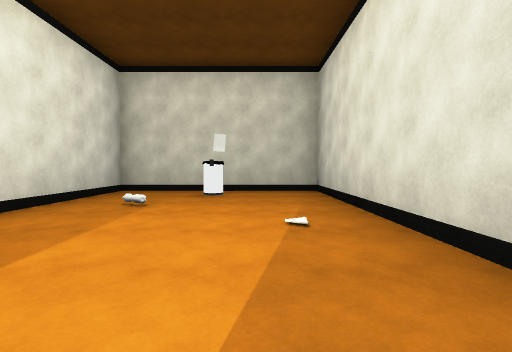
view 1 (above)

23 first-person views from a walk through a Unity game level. The camera is 1.2 m above the floor, tilts 2° down and sees 85° across. The floor is counted in squares, 2 m on a side. Each view is taken from the middle of a square. On the plan, view 1 faces up. The plan holds only what a view shows up to about 9 squares ahead; the rest is blank. Door leaves are left out, so doorways stand open. Some surface patterns are stand-ins.

view 2
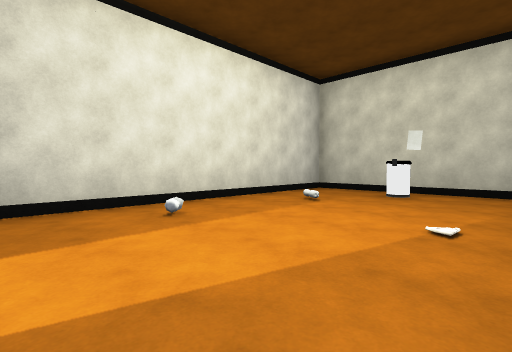

view 3
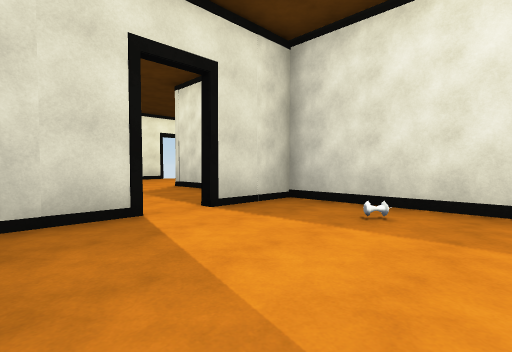

view 4
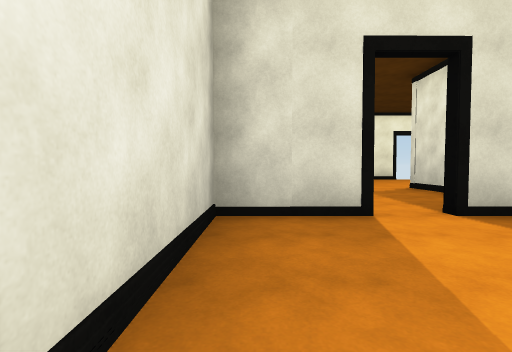

view 5
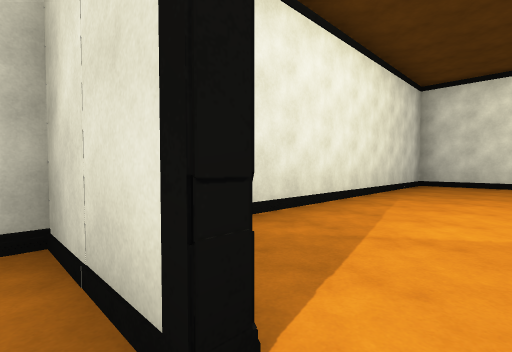

view 6
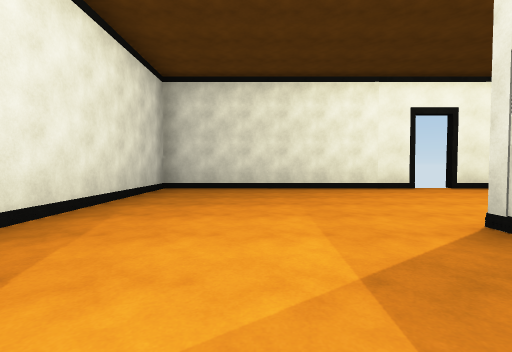

view 7
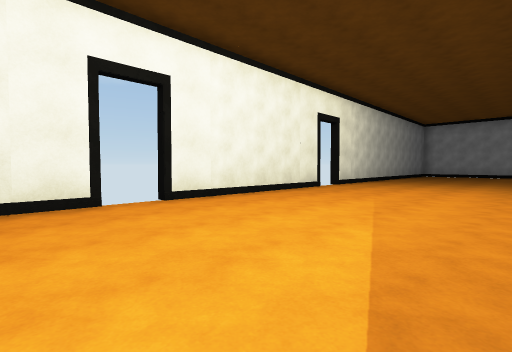

view 8
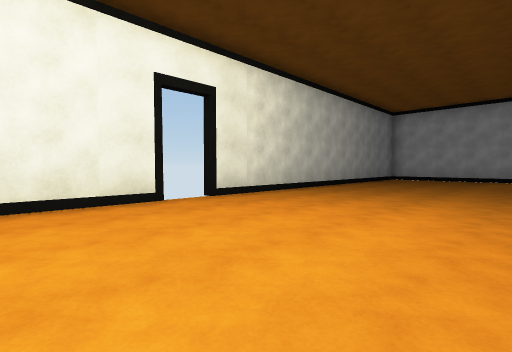

view 9
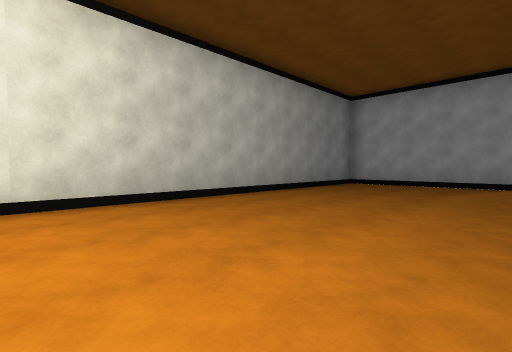

view 10
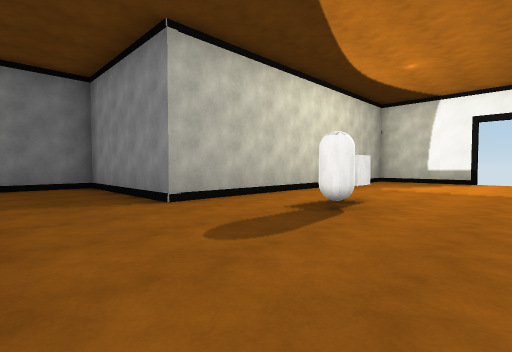

view 11
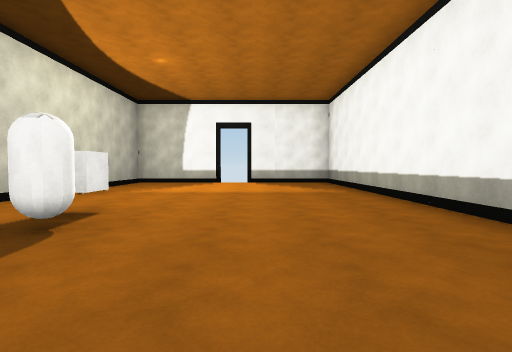

view 12
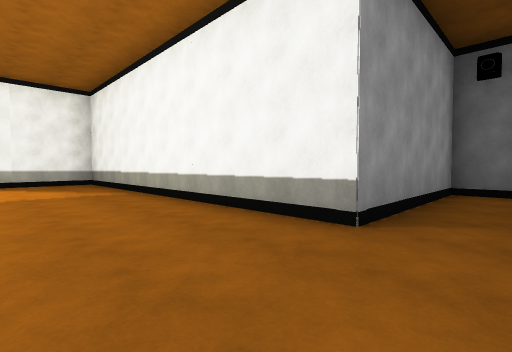

view 13
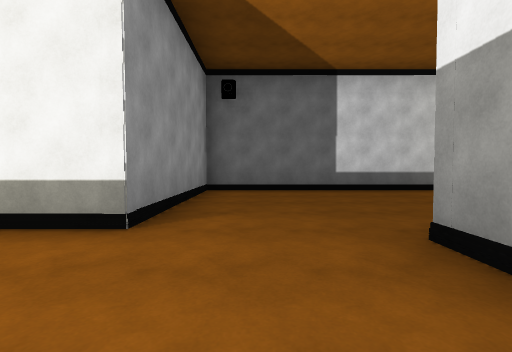

view 14
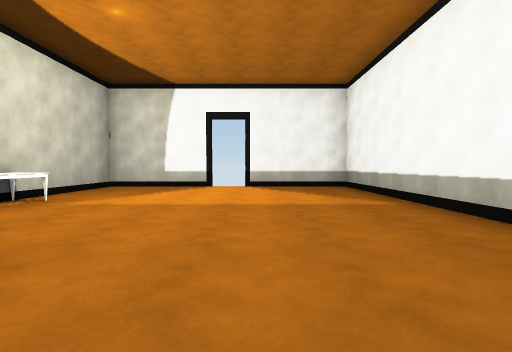

view 15
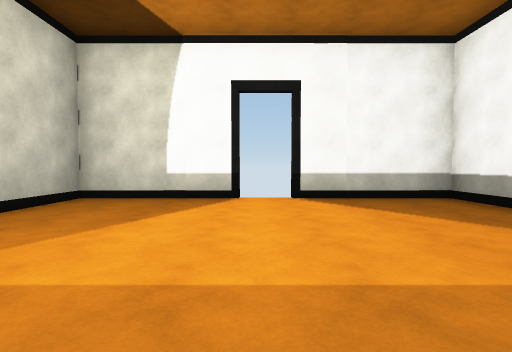

view 16
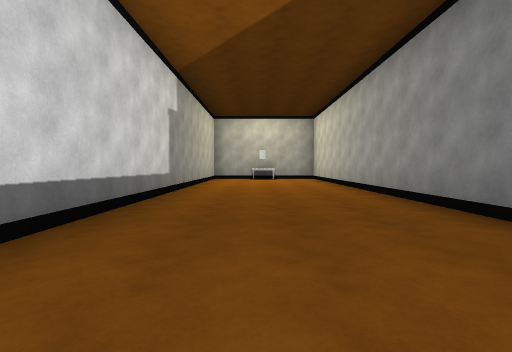

view 17
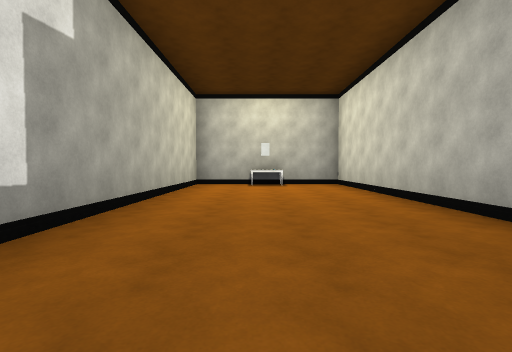

view 18
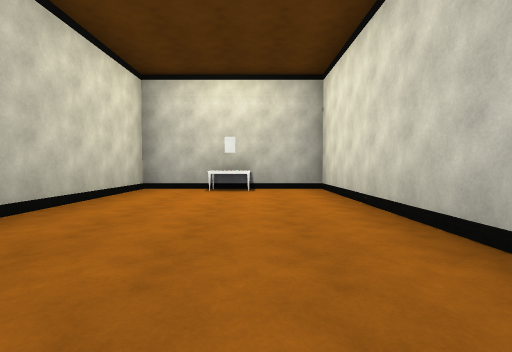

view 19
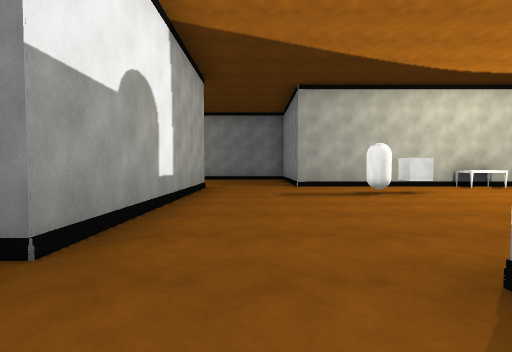

view 20
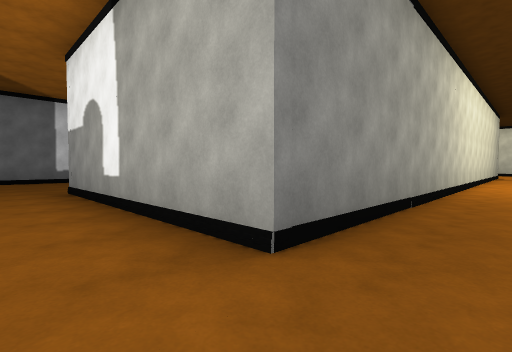

view 21
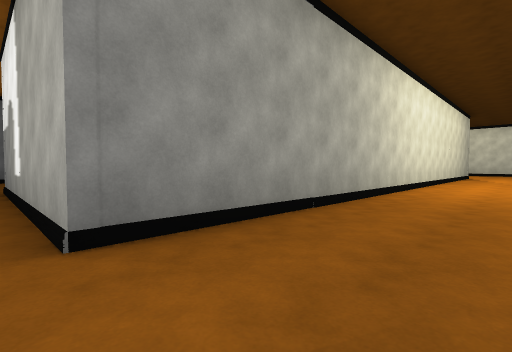

view 22
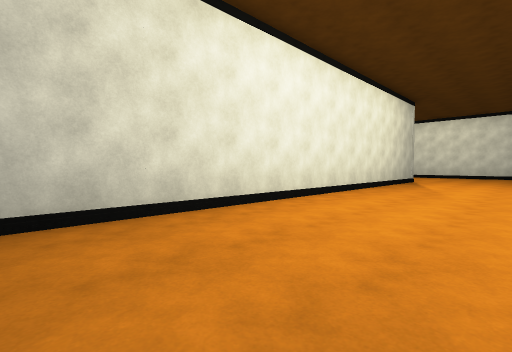

view 23
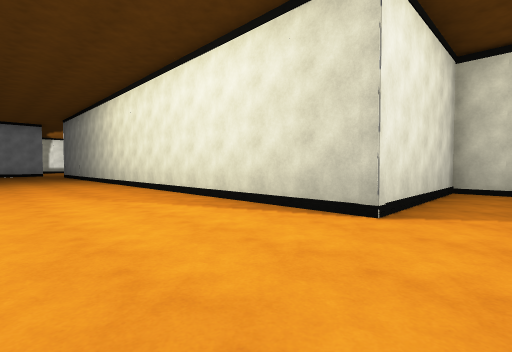

### Floor plan
Ten units are one square. View 1 is at (0, 0); x grows to the right and y downward. Boxes are objects, and circles mark ways between rooms. Rooms are numbered by the first view taken in them; rooms with no view inside come last. Other rooms are left out.
<svg viewBox="-317 -73 337 178">
<path fill="none" stroke="#000" d="M-5 4 15 4 15 -68 -33 -68 -33 4 -14 4M-114 96 -62 96M-54 96 15 96 15 24M-265 53 -222 53 -222 96 -122 96M-22 6 -33 6 -33 47 -196 47 -196 -12 -76 -12 -76 -60 -222 -60 -222 -17 -312 -17 -312 11M-312 22 -312 53 -284 53"/>
<rect x="-15" y="-65" width="10" height="10" fill="#bbb"><title>bin</title></rect>
<rect x="-285" y="45" width="20" height="10" fill="#bbb"><title>table</title></rect>
<rect x="-245" y="35" width="10" height="10" fill="#bbb"><title>capsule</title></rect>
<rect x="-245" y="25" width="10" height="10" fill="#bbb"><title>cube</title></rect>
<rect x="-85" y="-45" width="10" height="10" fill="#bbb"><title>table</title></rect>
<circle cx="-10" cy="10" r="3" fill="#2a7"/>
<text x="-10" y="-30">1</text>
<text x="-150" y="50">2</text>
</svg>
Room 1 opens to room 2.

Where each view was taken, in squares from view 1:
view 1: 0 up, 0 right, facing up
view 2: 0 up, 1 right, facing up-left
view 3: 3 up, 1 right, facing down-left
view 4: 3 up, 1 right, facing down
view 5: 0 up, 1 left, facing down-right
view 6: 2 down, 1 left, facing down
view 7: 5 down, 4 left, facing down-left
view 8: 5 down, 9 left, facing down-left
view 9: 5 down, 13 left, facing down-left
view 10: 1 down, 20 left, facing down-left
view 11: 1 down, 21 left, facing left
view 12: 1 down, 21 left, facing up-left
view 13: 1 down, 21 left, facing up
view 14: 1 down, 23 left, facing left
view 15: 2 down, 26 left, facing left
view 16: 4 up, 21 left, facing right
view 17: 4 up, 17 left, facing right
view 18: 3 up, 15 left, facing right
view 19: 3 up, 21 left, facing down
view 20: 6 down, 21 left, facing up-right
view 21: 7 down, 20 left, facing up-right
view 22: 8 down, 15 left, facing up-right
view 23: 8 down, 2 left, facing up-left
